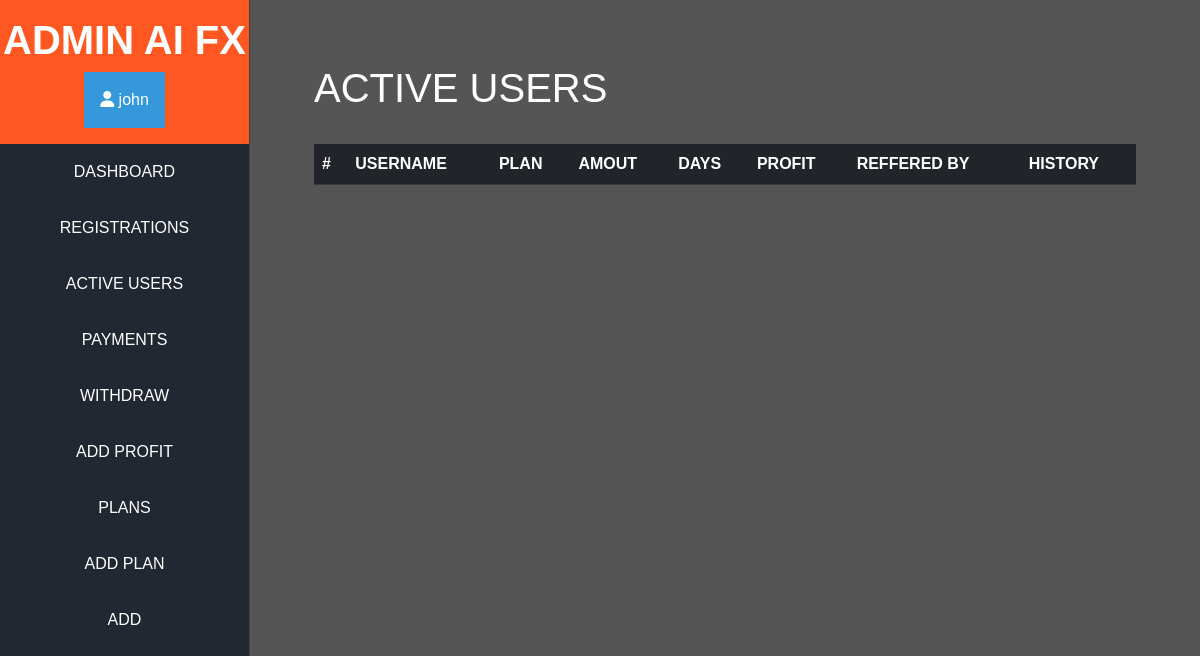
Before: /moderator/members/Active (signed in) with the older database file.
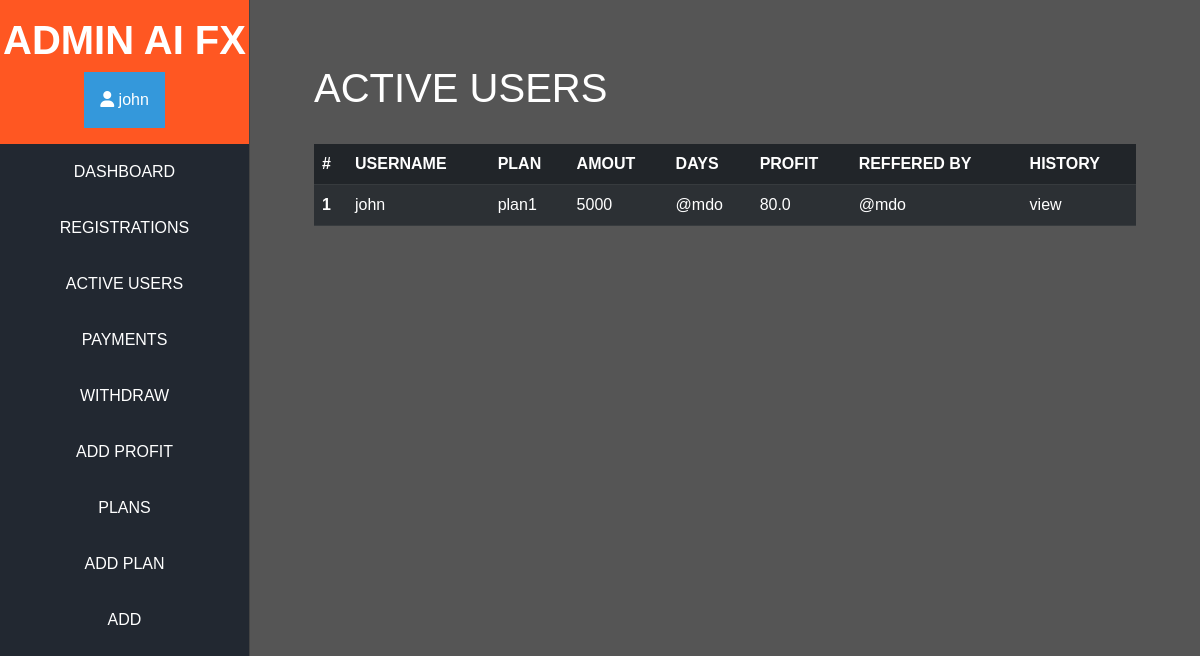
After: the same page with the newer database file.
### home/models.py (models this page shows)
class User_plan(models.Model):
    user = models.ForeignKey(User, on_delete=models.CASCADE)
    plan = models.ForeignKey(Plans, on_delete=models.CASCADE)
    invested_amount = models.CharField(max_length=100)
    user_status = models.CharField(max_length=100)
    user_profit = models.CharField(max_length=100)

class Plans(models.Model):
    plan_name = models.CharField(max_length=100)
    plan_min_price = models.CharField(max_length=100)
    plan_max_price = models.CharField(max_length=100)
    plan_min_percentage = models.CharField(max_length=100)
    plan_max_percentage = models.CharField(max_length=100)

### home/views.py (the view, shortened to what this page needs)
# urls.py: path('moderator/members/', login_required(views.ModMembers_view.as_view()), name='mod_mambers'),
class ModMembers_view(View):
    def get(self, request, **kwargs):
        if "status" in kwargs:
            context = {
                "members": models.User_plan.objects.filter(user_status=kwargs["status"]),
            }
            return render(request, 'mod/membersactive.html', context=context)

### templates/mod/membersactive.html (shortened to what this page needs)
{% extends 'mod/admbase.html' %}
{% block content%}
<div class="m-5">
<h1> ACTIVE USERS</h1>
<br>
<table class="table table-dark table-striped">
    <thead>
      <tr>
        <th scope="col">#</th>
        <th scope="col">USERNAME</th>
        <th scope="col">PLAN</th>
        <th scope="col">AMOUT</th>
        <th scope="col">DAYS</th>
        <th scope="col">PROFIT</th>
        <th scope="col">REFFERED BY</th>
        <th scope="col">HISTORY</th>
      </tr>
    </thead>
    <tbody>
      {% for member in members %}
      <tr>
        <th scope="row">{{ forloop.counter }}</th>
        <td>{{ member.user.username }}</td>
        <td>{{ member.plan.plan_name }}</td>
        <td>{{ member.invested_amount }}</td>
        <td>@mdo</td>
        <td>{{ member.user_profit }}</td>
        <td>@mdo</td>
        <a> <td> view </td></a>
      </tr>
      {% endfor %}
    </tbody>
  </table>
{% endblock %}

Changed rows visible on the page:
now on this page (row edited): User_plan: user.username "john", plan.plan_name "plan1", invested_amount "5000", user_profit "80.0"
